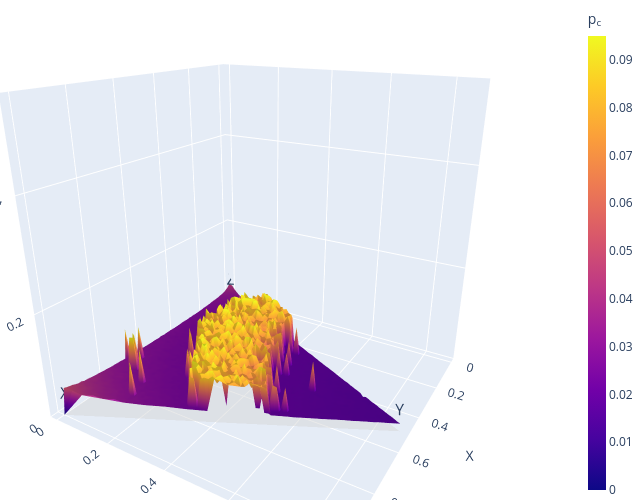

Notebook source saved alongside this figure:
### Code cell
import numpy as np
import plotly.graph_objects as go
from matplotlib.tri import Triangulation

###########################################
# Define probabilites and threshold vectors
###########################################

pX, pY, pZ = array[:,0], array[:,1], array[:,2]
p_c = array[:,3]

######################
# 2.  Diagnostic check
######################

bad = (pX < 0) | (pZ < 0) | (pY < 0)
if bad.any():
    print("Found", bad.sum(), "rows outside the simplex; they are being dropped.")
    pX, pZ, pY, p_c = [v[~bad] for v in (pX, pZ, pY, p_c)]

assert pX.size > 0, "No valid rows remain inside the simplex!"

# ---------------------------------------------------------------
# 3.  Barycentric → Cartesian
x = pX + 0.5*pY
y = (np.sqrt(3)/2)*pY
z = p_c

# ---------------------------------------------------------------
# 4.  Triangulate & plot (identical to before)
tri = Triangulation(x, y)
i, j, k = tri.triangles.T

mesh = go.Mesh3d(
    x=x, y=y, z=z,
    i=i, j=j, k=k,
    intensity=z, colorscale="plasma", flatshading=True,
    colorbar=dict(title="p<sub>c</sub>", thickness=18, x=1.08)
)

base = go.Mesh3d(
    x=[0, 1, 0.5], y=[0, 0, np.sqrt(3)/2], z=[0, 0, 0],
    i=[0], j=[1], k=[2],
    color="lightgrey", opacity=0.5, showscale=False
)

labels = go.Scatter3d(
    x=[0, 1, 0.5], y=[0, 0, np.sqrt(3)/2], z=[0, 0, 0],
    mode="text", text=["Z", "X", "Y"],
    textfont=dict(size=16), showlegend=False
)

fig = go.Figure([mesh, base, labels])
fig.update_layout(
    scene=dict(
        xaxis_title="X", yaxis_title="Z",
        zaxis_title="Threshold error rate  p<sub>c</sub>",
        zaxis_range=[0, 0.55],
        camera=dict(eye=dict(x=1.5, y=0.9, z=0.7))
    ),
    margin=dict(l=0, r=0, b=0, t=0),
    width=640, height=500
)
fig.show()

### Figure 1 — Plotly figure (JSON) as saved in the notebook; plotly's stock layout.template omitted (floating-point values rounded to 4 significant figures; data arrays with more than 128 entries replaced by an {"elided": "..."} marker saying what was removed)
{"data": [{"colorbar": {"thickness": 18, "title": {"text": "p<sub>c</sub>"}, "x": 1.08}, "colorscale": [[0, "#0d0887"], [0.1111, "#46039f"], [0.2222, "#7201a8"], [0.3333, "#9c179e"], [0.4444, "#bd3786"], [0.5556, "#d8576b"], [0.6667, "#ed7953"], [0.7778, "#fb9f3a"], [0.8889, "#fdca26"], [1, "#f0f921"]], "flatshading": true, "i": {"elided": "6349 int values"}, "intensity": {"elided": "3270 float values"}, "j": {"elided": "6349 int values"}, "k": {"elided": "6349 int values"}, "type": "mesh3d", "x": {"elided": "3270 float values"}, "y": {"elided": "3270 float values"}, "z": {"elided": "3270 float values"}}, {"color": "lightgrey", "i": [0], "j": [1], "k": [2], "opacity": 0.5, "showscale": false, "type": "mesh3d", "x": [0, 1, 0.5], "y": [0, 0, 0.866], "z": [0, 0, 0]}, {"mode": "text", "showlegend": false, "text": ["Z", "X", "Y"], "textfont": {"size": 16}, "type": "scatter3d", "x": [0, 1, 0.5], "y": [0, 0, 0.866], "z": [0, 0, 0]}], "layout": {"height": 500, "margin": {"b": 0, "l": 0, "r": 0, "t": 0}, "scene": {"camera": {"eye": {"x": 1.5, "y": 0.9, "z": 0.7}}, "xaxis": {"title": {"text": "X"}}, "yaxis": {"title": {"text": "Z"}}, "zaxis": {"range": [0, 0.55], "title": {"text": "Threshold error rate  p<sub>c</sub>"}}}, "width": 640}}
